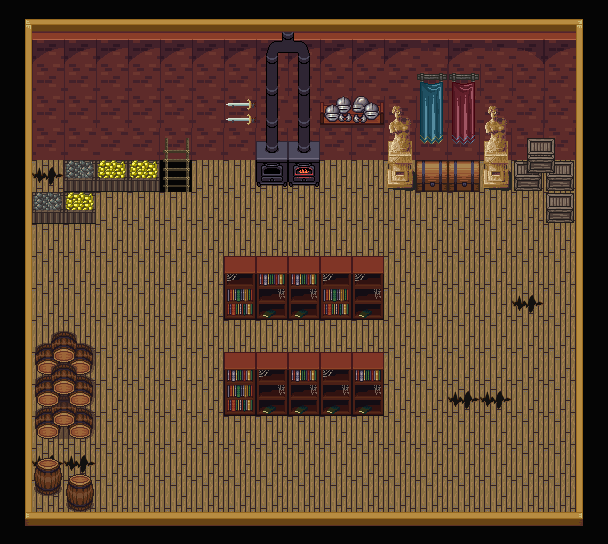

This is a level from a 2D game, rendered from its Tiled map with the project's own tilesets. A one-line summary and the complete map file follow:
An orthogonal 19x17 tile map with 32x32 px tiles, 5 tile layers (Pavimento, Mura, scale, Oggetti, ...), 3 tilesets and 14 objects.

<map version="1.10" tiledversion="1.11.0" orientation="orthogonal" renderorder="right-down" width="19" height="17" tilewidth="32" tileheight="32" infinite="0" nextlayerid="14" nextobjectid="17">
 <tileset firstgid="1" source="../interior1.tsx" />
 <tileset firstgid="257" source="../build_atlas.tsx" />
 <tileset firstgid="1281" source="../Castle2.tsx" />
 <layer id="2" name="Pavimento" width="19" height="17">
  <data encoding="csv">
0,0,0,0,0,0,0,0,0,0,0,0,0,0,0,0,0,0,0,
0,0,0,0,0,0,0,0,0,0,0,0,0,0,0,0,0,0,0,
0,0,0,0,0,0,0,0,0,0,0,0,0,0,0,0,0,0,0,
0,0,0,0,0,0,0,0,0,0,0,0,0,0,0,0,0,0,0,
0,0,0,0,0,0,0,0,0,0,0,0,0,0,0,0,0,0,0,
0,50,49,49,49,20,49,49,49,49,49,49,49,49,49,49,49,49,1448,
0,49,49,49,49,49,49,49,49,49,49,49,49,49,49,49,49,49,1464,
0,49,49,49,49,49,49,49,49,49,49,49,49,49,49,49,49,49,1464,
0,49,49,49,49,49,49,49,49,49,49,49,49,49,49,49,49,49,49,
49,49,49,49,49,49,49,49,49,49,49,49,49,49,49,49,50,49,49,
49,49,49,49,49,49,49,49,49,49,49,49,49,49,49,49,49,49,49,
0,49,49,49,49,49,49,49,49,49,49,49,49,49,49,49,49,49,49,
0,49,49,49,49,49,49,49,49,49,49,49,49,49,50,50,49,49,1464,
0,49,49,49,49,49,49,49,49,49,49,49,49,49,49,49,49,49,1464,
0,50,50,49,49,49,49,49,49,49,49,49,49,49,49,49,49,49,1464,
0,49,49,49,49,49,49,49,49,49,49,49,49,49,49,49,49,49,1464,
0,1463,1464,1464,1464,1464,1464,1464,1464,1464,1464,1464,1464,1464,1464,1464,1464,1465,1464
</data>
 </layer>
 <layer id="1" name="Mura" width="19" height="17">
  <data encoding="csv">
34,36,36,36,36,36,36,36,36,36,36,36,36,36,36,36,36,36,33,
21,769,769,769,769,769,769,769,769,769,769,769,769,770,769,770,771,769,19,
21,801,801,801,801,801,801,801,801,801,801,801,802,803,801,801,801,801,19,
21,801,801,801,801,801,801,801,801,802,803,801,801,801,801,802,803,801,19,
21,801,801,802,803,803,803,803,803,803,803,803,803,803,803,803,803,803,19,
21,0,0,0,0,0,0,0,0,0,0,0,0,0,0,0,0,0,19,
21,0,0,0,0,0,0,0,0,0,0,0,0,0,0,0,0,0,19,
21,0,0,0,0,0,0,0,0,0,0,0,0,0,0,0,0,0,19,
21,0,0,0,0,0,0,0,0,0,0,0,0,0,0,0,0,0,19,
21,0,0,0,0,0,0,0,0,0,0,0,0,0,0,0,0,0,19,
21,0,0,0,0,0,0,0,0,0,0,0,0,0,0,0,0,0,19,
21,0,0,0,0,0,0,0,0,0,0,0,0,0,0,0,0,0,19,
21,0,0,0,0,0,0,0,0,0,0,0,0,0,0,0,0,0,19,
21,0,0,0,0,0,0,0,0,0,0,0,0,0,0,0,0,0,19,
21,0,0,0,0,0,0,0,0,0,0,0,0,0,0,0,0,0,19,
21,0,0,0,0,0,0,0,0,0,0,0,0,0,0,0,0,0,19,
18,4,4,4,4,4,4,4,4,4,4,4,4,4,4,4,4,4,17
</data>
 </layer>
 <layer id="4" name="scale" width="19" height="17">
  <data encoding="csv">
0,0,0,0,0,0,0,0,0,0,0,0,0,0,0,0,0,0,0,
0,0,0,0,0,0,0,0,0,0,0,0,0,0,0,0,0,0,0,
0,0,0,0,0,0,0,0,0,0,0,0,0,1400,1401,0,0,0,0,
0,0,0,0,0,0,0,0,0,0,0,0,0,1416,1417,0,0,0,0,
0,0,0,0,0,1411,0,0,0,0,0,0,0,1432,1433,0,0,0,0,
0,0,0,0,0,1427,0,0,0,0,0,0,0,0,0,0,0,0,0,
0,0,0,0,0,0,0,0,0,0,0,0,0,0,0,0,0,0,0,
0,0,0,0,0,0,0,0,0,0,0,0,0,0,0,0,0,0,0,
0,0,0,0,0,0,0,0,0,0,0,0,0,0,0,0,0,0,0,
0,0,0,0,0,0,0,0,0,0,0,0,0,0,0,0,0,0,0,
0,0,0,0,0,0,0,0,0,0,0,0,0,0,0,0,0,0,0,
0,0,0,0,0,0,0,0,0,0,0,0,0,0,0,0,0,0,0,
0,0,0,0,0,0,0,0,0,0,0,0,0,0,0,0,0,0,0,
0,0,0,0,0,0,0,0,0,0,0,0,0,0,0,0,0,0,0,
0,0,0,0,0,0,0,0,0,0,0,0,0,0,0,0,0,0,0,
0,0,0,0,0,0,0,0,0,0,0,0,0,0,0,0,0,0,0,
0,0,0,0,0,0,0,0,0,0,0,0,0,0,0,0,0,0,0
</data>
 </layer>
 <layer id="3" name="Oggetti" width="19" height="17">
  <data encoding="csv">
0,0,0,0,0,0,0,0,0,0,0,0,0,0,0,0,0,0,0,
0,0,0,0,0,0,0,0,106,107,0,0,0,0,0,0,0,0,0,
0,0,0,0,0,0,0,0,124,124,0,0,0,0,0,0,0,0,0,
0,0,0,0,0,0,0,8,124,124,56,57,1500,0,0,1500,0,0,0,
0,0,0,0,0,0,0,0,139,139,0,0,1516,0,0,1516,1512,1513,0,
0,0,1412,1413,1413,0,0,0,155,140,0,0,1532,944,944,1532,1528,1529,0,
0,1412,1413,0,0,0,0,0,0,0,0,0,0,0,0,0,0,1530,0,
0,0,0,0,0,0,0,0,0,0,0,0,0,0,0,0,0,0,0,
0,0,0,0,0,0,0,0,0,0,0,0,0,0,0,0,0,0,0,
0,0,0,0,0,0,0,0,0,0,0,0,0,0,0,0,0,0,0,
0,130,131,0,0,0,0,0,0,0,0,0,0,0,0,0,0,0,0,
0,146,147,0,0,0,0,0,0,0,0,0,0,0,0,0,0,0,0,
0,130,131,0,0,0,0,0,0,0,0,0,0,0,0,0,0,0,0,
0,146,147,0,0,0,0,0,0,0,0,0,0,0,0,0,0,0,0,
0,542,543,0,0,0,0,0,0,0,0,0,0,0,0,0,0,0,0,
0,574,575,0,0,0,0,0,0,0,0,0,0,0,0,0,0,0,0,
0,0,0,0,0,0,0,0,0,0,0,0,0,0,0,0,0,0,0
</data>
 </layer>
 <layer id="5" name="oggetti2" width="19" height="17">
  <data encoding="csv">
0,0,0,0,0,0,0,0,0,0,0,0,0,0,0,0,0,0,0,
0,0,0,0,0,0,0,0,0,0,0,0,0,0,0,0,0,0,0,
0,0,0,0,0,0,0,0,0,0,0,0,0,0,0,0,0,0,0,
0,0,0,0,0,0,0,0,0,0,0,0,0,0,0,0,0,0,0,
0,0,0,0,0,0,0,0,0,0,0,0,0,0,0,0,0,0,0,
0,0,0,0,0,0,0,0,0,0,0,0,0,0,0,0,0,0,0,
0,0,0,0,0,0,0,0,0,0,0,0,0,0,0,0,0,0,0,
0,0,0,0,0,0,0,0,0,0,0,0,0,0,0,0,0,0,0,
0,0,0,0,0,0,0,129,98,98,129,129,0,0,0,0,0,0,0,
0,0,0,0,0,0,0,114,145,145,114,145,0,0,0,0,0,0,0,
0,0,0,0,0,0,0,0,0,0,0,0,0,0,0,0,0,0,0,
0,130,131,0,0,0,0,98,129,98,129,98,0,0,0,0,0,0,0,
0,146,147,0,0,0,0,114,145,145,145,145,0,0,0,0,0,0,0,
0,0,0,0,0,0,0,0,0,0,0,0,0,0,0,0,0,0,0,
0,0,0,0,0,0,0,0,0,0,0,0,0,0,0,0,0,0,0,
0,0,0,0,0,0,0,0,0,0,0,0,0,0,0,0,0,0,0,
0,0,0,0,0,0,0,0,0,0,0,0,0,0,0,0,0,0,0
</data>
 </layer>
 <objectgroup id="13" name="Ostacoli">
  <object id="1" x="224.667" y="256" width="158.667" height="64.6667" />
  <object id="2" x="224.667" y="352.667" width="158.667" height="61.3333" />
  <object id="3" x="64" y="192.667" width="32" height="29.3333" />
  <object id="4" x="32" y="191.333" width="32" height="31.3333" />
  <object id="5" x="64" y="160.667" width="94" height="29.3333" />
  <object id="6" x="256" y="140.667" width="64" height="46" />
  <object id="7" x="34" y="348" width="58.6667" height="89.3333" />
  <object id="8" x="30" y="474" width="64" height="33.3333" />
  <object id="9" x="385.333" y="106.667" width="28" height="78.6667" />
  <object id="11" x="480" y="106" width="30" height="82.6667" />
  <object id="12" x="414" y="158" width="67.3333" height="33.3333" />
  <object id="13" x="546.667" y="192" width="26.6667" height="29.3333" />
  <object id="14" x="512.667" y="139.333" width="61.3333" height="48.6667" />
  <object id="15" x="30.6667" y="31.3333" width="545.333" height="92.6667" />
 </objectgroup>
</map>
